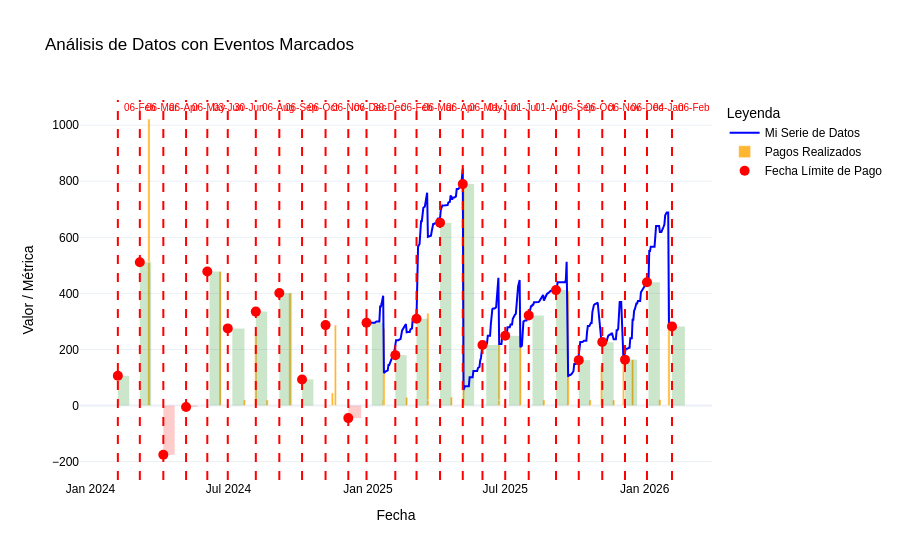

Notebook source saved alongside this figure:
### Code cell
AnalisisTarjeta.visualizar_tarjeta_pago(df_cuadrado,datos_tarjetas,pagos_tarjeta)

### Figure 1 — Plotly figure (JSON) as saved in the notebook; plotly's stock layout.template omitted (floating-point values rounded to 4 significant figures; data arrays with more than 128 entries replaced by an {"elided": "..."} marker saying what was removed)
{"data": [{"fill": "toself", "fillcolor": "green", "hoverinfo": "text", "line": {"width": 0}, "mode": "lines", "opacity": 0.2, "showlegend": false, "text": "Total: 106.22. Consumos : 83.14", "type": "scatter", "x": ["2024-02-06T00:00:00", "2024-02-21T00:00:00", "2024-02-21T00:00:00", "2024-02-06T00:00:00", "2024-02-06T00:00:00"], "y": [0, 0, 106.2, 106.2, 0]}, {"fill": "toself", "fillcolor": "green", "hoverinfo": "text", "line": {"width": 0}, "mode": "lines", "opacity": 0.2, "showlegend": false, "text": "Total: 510.98. Consumos : 533.39", "type": "scatter", "x": ["2024-03-06T00:00:00", "2024-03-21T00:00:00", "2024-03-21T00:00:00", "2024-03-06T00:00:00", "2024-03-06T00:00:00"], "y": [0, 0, 511.0, 511.0, 0]}, {"fill": "toself", "fillcolor": "red", "hoverinfo": "text", "line": {"width": 0}, "mode": "lines", "opacity": 0.2, "showlegend": false, "text": "Total: -175.44. Consumos : 340.3", "type": "scatter", "x": ["2024-04-06T00:00:00", "2024-04-21T00:00:00", "2024-04-21T00:00:00", "2024-04-06T00:00:00", "2024-04-06T00:00:00"], "y": [0, 0, -175.4, -175.4, 0]}, {"fill": "toself", "fillcolor": "red", "hoverinfo": "text", "line": {"width": 0}, "mode": "lines", "opacity": 0.2, "showlegend": false, "text": "Total: -4.98. Consumos : 165.94", "type": "scatter", "x": ["2024-05-06T00:00:00", "2024-05-21T00:00:00", "2024-05-21T00:00:00", "2024-05-06T00:00:00", "2024-05-06T00:00:00"], "y": [0, 0, -4.98, -4.98, 0]}, {"fill": "toself", "fillcolor": "green", "hoverinfo": "text", "line": {"width": 0}, "mode": "lines", "opacity": 0.2, "showlegend": false, "text": "Total: 478.28. Consumos : 475.29", "type": "scatter", "x": ["2024-06-06T00:00:00", "2024-06-21T00:00:00", "2024-06-21T00:00:00", "2024-06-06T00:00:00", "2024-06-06T00:00:00"], "y": [0, 0, 478.3, 478.3, 0]}, {"fill": "toself", "fillcolor": "green", "hoverinfo": "text", "line": {"width": 0}, "mode": "lines", "opacity": 0.2, "showlegend": false, "text": "Total: 275.16. Consumos : 270.52", "type": "scatter", "x": ["2024-07-06T00:00:00", "2024-07-22T00:00:00", "2024-07-22T00:00:00", "2024-07-06T00:00:00", "2024-07-06T00:00:00"], "y": [0, 0, 275.2, 275.2, 0]}, {"fill": "toself", "fillcolor": "green", "hoverinfo": "text", "line": {"width": 0}, "mode": "lines", "opacity": 0.2, "showlegend": false, "text": "Total: 335.02. Consumos : 327.91", "type": "scatter", "x": ["2024-08-06T00:00:00", "2024-08-21T00:00:00", "2024-08-21T00:00:00", "2024-08-06T00:00:00", "2024-08-06T00:00:00"], "y": [0, 0, 335.0, 335.0, 0]}, {"fill": "toself", "fillcolor": "green", "hoverinfo": "text", "line": {"width": 0}, "mode": "lines", "opacity": 0.2, "showlegend": false, "text": "Total: 401.21. Consumos : 73.82", "type": "scatter", "x": ["2024-09-06T00:00:00", "2024-09-23T00:00:00", "2024-09-23T00:00:00", "2024-09-06T00:00:00", "2024-09-06T00:00:00"], "y": [0, 0, 401.2, 401.2, 0]}, {"fill": "toself", "fillcolor": "green", "hoverinfo": "text", "line": {"width": 0}, "mode": "lines", "opacity": 0.2, "showlegend": false, "text": "Total: 93.12. Consumos : 87.72", "type": "scatter", "x": ["2024-10-06T00:00:00", "2024-10-21T00:00:00", "2024-10-21T00:00:00", "2024-10-06T00:00:00", "2024-10-06T00:00:00"], "y": [0, 0, 93.12, 93.12, 0]}, {"fill": "toself", "fillcolor": "green", "hoverinfo": "text", "line": {"width": 0}, "mode": "lines", "opacity": 0.2, "showlegend": false, "text": "Total: 286.98. Consumos : 161.36", "type": "scatter", "x": ["2024-11-06T00:00:00", "2024-11-06T00:00:00", "2024-11-06T00:00:00", "2024-11-06T00:00:00", "2024-11-06T00:00:00"], "y": [0, 0, 287.0, 287.0, 0]}, {"fill": "toself", "fillcolor": "red", "hoverinfo": "text", "line": {"width": 0}, "mode": "lines", "opacity": 0.2, "showlegend": false, "text": "Total: -44.69. Consumos : 0.0", "type": "scatter", "x": ["2024-12-06T00:00:00", "2024-12-23T00:00:00", "2024-12-23T00:00:00", "2024-12-06T00:00:00", "2024-12-06T00:00:00"], "y": [0, 0, -44.69, -44.69, 0]}, {"fill": "toself", "fillcolor": "green", "hoverinfo": "text", "line": {"width": 0}, "mode": "lines", "opacity": 0.2, "showlegend": false, "text": "Total: 295.27. Consumos : 339.51", "type": "scatter", "x": ["2025-01-06T00:00:00", "2025-01-21T00:00:00", "2025-01-21T00:00:00", "2025-01-06T00:00:00", "2025-01-06T00:00:00"], "y": [0, 0, 295.3, 295.3, 0]}, {"fill": "toself", "fillcolor": "green", "hoverinfo": "text", "line": {"width": 0}, "mode": "lines", "opacity": 0.2, "showlegend": false, "text": "Total: 179.82. Consumos : 155.86", "type": "scatter", "x": ["2025-02-06T00:00:00", "2025-02-21T00:00:00", "2025-02-21T00:00:00", "2025-02-06T00:00:00", "2025-02-06T00:00:00"], "y": [0, 0, 179.8, 179.8, 0]}, {"fill": "toself", "fillcolor": "green", "hoverinfo": "text", "line": {"width": 0}, "mode": "lines", "opacity": 0.2, "showlegend": false, "text": "Total: 309.55. Consumos : 153.85", "type": "scatter", "x": ["2025-03-06T00:00:00", "2025-03-21T00:00:00", "2025-03-21T00:00:00", "2025-03-06T00:00:00", "2025-03-06T00:00:00"], "y": [0, 0, 309.6, 309.6, 0]}, {"fill": "toself", "fillcolor": "green", "hoverinfo": "text", "line": {"width": 0}, "mode": "lines", "opacity": 0.2, "showlegend": false, "text": "Total: 652.38. Consumos : 665.14", "type": "scatter", "x": ["2025-04-06T00:00:00", "2025-04-21T00:00:00", "2025-04-21T00:00:00", "2025-04-06T00:00:00", "2025-04-06T00:00:00"], "y": [0, 0, 652.4, 652.4, 0]}, {"fill": "toself", "fillcolor": "green", "hoverinfo": "text", "line": {"width": 0}, "mode": "lines", "opacity": 0.2, "showlegend": false, "text": "Total: 789.73. Consumos : 155.84", "type": "scatter", "x": ["2025-05-06T00:00:00", "2025-05-21T00:00:00", "2025-05-21T00:00:00", "2025-05-06T00:00:00", "2025-05-06T00:00:00"], "y": [0, 0, 789.7, 789.7, 0]}, {"fill": "toself", "fillcolor": "green", "hoverinfo": "text", "line": {"width": 0}, "mode": "lines", "opacity": 0.2, "showlegend": false, "text": "Total: 216.1. Consumos : 206.06", "type": "scatter", "x": ["2025-06-06T00:00:00", "2025-06-23T00:00:00", "2025-06-23T00:00:00", "2025-06-06T00:00:00", "2025-06-06T00:00:00"], "y": [0, 0, 216.1, 216.1, 0]}, {"fill": "toself", "fillcolor": "green", "hoverinfo": "text", "line": {"width": 0}, "mode": "lines", "opacity": 0.2, "showlegend": false, "text": "Total: 248.82. Consumos : 261.62", "type": "scatter", "x": ["2025-07-06T00:00:00", "2025-07-21T00:00:00", "2025-07-21T00:00:00", "2025-07-06T00:00:00", "2025-07-06T00:00:00"], "y": [0, 0, 248.8, 248.8, 0]}, {"fill": "toself", "fillcolor": "green", "hoverinfo": "text", "line": {"width": 0}, "mode": "lines", "opacity": 0.2, "showlegend": false, "text": "Total: 321.54. Consumos : 334.09", "type": "scatter", "x": ["2025-08-06T00:00:00", "2025-08-21T00:00:00", "2025-08-21T00:00:00", "2025-08-06T00:00:00", "2025-08-06T00:00:00"], "y": [0, 0, 321.5, 321.5, 0]}, {"fill": "toself", "fillcolor": "green", "hoverinfo": "text", "line": {"width": 0}, "mode": "lines", "opacity": 0.2, "showlegend": false, "text": "Total: 411.77. Consumos : 102.04", "type": "scatter", "x": ["2025-09-06T00:00:00", "2025-09-22T00:00:00", "2025-09-22T00:00:00", "2025-09-06T00:00:00", "2025-09-06T00:00:00"], "y": [0, 0, 411.8, 411.8, 0]}, {"fill": "toself", "fillcolor": "green", "hoverinfo": "text", "line": {"width": 0}, "mode": "lines", "opacity": 0.2, "showlegend": false, "text": "Total: 161.95. Consumos : 155.4", "type": "scatter", "x": ["2025-10-06T00:00:00", "2025-10-21T00:00:00", "2025-10-21T00:00:00", "2025-10-06T00:00:00", "2025-10-06T00:00:00"], "y": [0, 0, 161.9, 161.9, 0]}, {"fill": "toself", "fillcolor": "green", "hoverinfo": "text", "line": {"width": 0}, "mode": "lines", "opacity": 0.2, "showlegend": false, "text": "Total: 226.37. Consumos : 223.42", "type": "scatter", "x": ["2025-11-06T00:00:00", "2025-11-21T00:00:00", "2025-11-21T00:00:00", "2025-11-06T00:00:00", "2025-11-06T00:00:00"], "y": [0, 0, 226.4, 226.4, 0]}, {"fill": "toself", "fillcolor": "green", "hoverinfo": "text", "line": {"width": 0}, "mode": "lines", "opacity": 0.2, "showlegend": false, "text": "Total: 163.72. Consumos : 160.91", "type": "scatter", "x": ["2025-12-06T00:00:00", "2025-12-22T00:00:00", "2025-12-22T00:00:00", "2025-12-06T00:00:00", "2025-12-06T00:00:00"], "y": [0, 0, 163.7, 163.7, 0]}, {"fill": "toself", "fillcolor": "green", "hoverinfo": "text", "line": {"width": 0}, "mode": "lines", "opacity": 0.2, "showlegend": false, "text": "Total: 439.79. Consumos : 433.89", "type": "scatter", "x": ["2026-01-06T00:00:00", "2026-01-21T00:00:00", "2026-01-21T00:00:00", "2026-01-06T00:00:00", "2026-01-06T00:00:00"], "y": [0, 0, 439.8, 439.8, 0]}, {"fill": "toself", "fillcolor": "green", "hoverinfo": "text", "line": {"width": 0}, "mode": "lines", "opacity": 0.2, "showlegend": false, "text": "Total: 282.28. Consumos : 257.63", "type": "scatter", "x": ["2026-02-06T00:00:00", "2026-02-23T00:00:00", "2026-02-23T00:00:00", "2026-02-06T00:00:00", "2026-02-06T00:00:00"], "y": [0, 0, 282.3, 282.3, 0]}, {"line": {"color": "blue", "width": 2}, "mode": "lines", "name": "Mi Serie de Datos", "type": "scatter", "x": {"elided": "297 str values"}, "y": {"elided": "297 float values"}}, {"marker": {"color": "orange"}, "name": "Pagos Realizados", "opacity": 0.8, "type": "bar", "width": 259200000, "x": ["2024-03-18", "2024-03-18", "2024-06-20", "2024-07-22", "2024-08-06", "2024-08-21", "2024-09-20", "2024-11-15", "2024-11-19", "2025-01-21", "2025-01-22", "2025-02-21", "2025-03-21", "2025-03-21", "2025-04-21", "2025-05-07", "2025-06-23", "2025-06-23", "2025-07-21", "2025-07-21", "2025-08-21", "2025-09-22", "2025-10-21", "2025-11-05", "2025-11-21", "2025-12-04", "2025-12-16", "2026-01-21", "2026-02-02"], "y": [511.0, 511.0, 478.3, 20, 255.2, 20, 401.2, 45.11, 287.0, 20, 275.3, 29.52, 20, 309.6, 30.27, 789.7, 20, 216.1, 248.8, 20, 20, 409.7, 20, 141.9, 20, 206.4, 163.7, 21.39, 418.4]}, {"marker": {"color": "red", "size": 10}, "mode": "markers", "name": "Fecha Límite de Pago", "type": "scatter", "x": ["2024-02-06T00:00:00.000000000", "2024-03-06T00:00:00.000000000", "2024-04-06T00:00:00.000000000", "2024-05-06T00:00:00.000000000", "2024-06-03T00:00:00.000000000", "2024-06-30T00:00:00.000000000", "2024-08-06T00:00:00.000000000", "2024-09-06T00:00:00.000000000", "2024-10-06T00:00:00.000000000", "2024-11-06T00:00:00.000000000", "2024-12-06T00:00:00.000000000", "2024-12-30T00:00:00.000000000", "2025-02-06T00:00:00.000000000", "2025-03-06T00:00:00.000000000", "2025-04-06T00:00:00.000000000", "2025-05-06T00:00:00.000000000", "2025-06-01T00:00:00.000000000", "2025-07-01T00:00:00.000000000", "2025-08-01T00:00:00.000000000", "2025-09-06T00:00:00.000000000", "2025-10-06T00:00:00.000000000", "2025-11-06T00:00:00.000000000", "2025-12-06T00:00:00.000000000", "2026-01-04T00:00:00.000000000", "2026-02-06T00:00:00.000000000"], "y": [106.2, 511.0, -175.4, -4.98, 478.3, 275.2, 335.0, 401.2, 93.12, 287.0, -44.69, 295.3, 179.8, 309.6, 652.4, 789.7, 216.1, 248.8, 321.5, 411.8, 161.9, 226.4, 163.7, 439.8, 282.3]}], "layout": {"annotations": [{"font": {"color": "red", "size": 10}, "showarrow": false, "text": "06-Feb", "x": "2024-02-06T00:00:00", "xanchor": "left", "xshift": 4, "y": 1, "yref": "paper"}, {"font": {"color": "red", "size": 10}, "showarrow": false, "text": "06-Mar", "x": "2024-03-06T00:00:00", "xanchor": "left", "xshift": 4, "y": 1, "yref": "paper"}, {"font": {"color": "red", "size": 10}, "showarrow": false, "text": "06-Apr", "x": "2024-04-06T00:00:00", "xanchor": "left", "xshift": 4, "y": 1, "yref": "paper"}, {"font": {"color": "red", "size": 10}, "showarrow": false, "text": "06-May", "x": "2024-05-06T00:00:00", "xanchor": "left", "xshift": 4, "y": 1, "yref": "paper"}, {"font": {"color": "red", "size": 10}, "showarrow": false, "text": "03-Jun", "x": "2024-06-03T00:00:00", "xanchor": "left", "xshift": 4, "y": 1, "yref": "paper"}, {"font": {"color": "red", "size": 10}, "showarrow": false, "text": "30-Jun", "x": "2024-06-30T00:00:00", "xanchor": "left", "xshift": 4, "y": 1, "yref": "paper"}, {"font": {"color": "red", "size": 10}, "showarrow": false, "text": "06-Aug", "x": "2024-08-06T00:00:00", "xanchor": "left", "xshift": 4, "y": 1, "yref": "paper"}, {"font": {"color": "red", "size": 10}, "showarrow": false, "text": "06-Sep", "x": "2024-09-06T00:00:00", "xanchor": "left", "xshift": 4, "y": 1, "yref": "paper"}, {"font": {"color": "red", "size": 10}, "showarrow": false, "text": "06-Oct", "x": "2024-10-06T00:00:00", "xanchor": "left", "xshift": 4, "y": 1, "yref": "paper"}, {"font": {"color": "red", "size": 10}, "showarrow": false, "text": "06-Nov", "x": "2024-11-06T00:00:00", "xanchor": "left", "xshift": 4, "y": 1, "yref": "paper"}, {"font": {"color": "red", "size": 10}, "showarrow": false, "text": "06-Dec", "x": "2024-12-06T00:00:00", "xanchor": "left", "xshift": 4, "y": 1, "yref": "paper"}, {"font": {"color": "red", "size": 10}, "showarrow": false, "text": "30-Dec", "x": "2024-12-30T00:00:00", "xanchor": "left", "xshift": 4, "y": 1, "yref": "paper"}, {"font": {"color": "red", "size": 10}, "showarrow": false, "text": "06-Feb", "x": "2025-02-06T00:00:00", "xanchor": "left", "xshift": 4, "y": 1, "yref": "paper"}, {"font": {"color": "red", "size": 10}, "showarrow": false, "text": "06-Mar", "x": "2025-03-06T00:00:00", "xanchor": "left", "xshift": 4, "y": 1, "yref": "paper"}, {"font": {"color": "red", "size": 10}, "showarrow": false, "text": "06-Apr", "x": "2025-04-06T00:00:00", "xanchor": "left", "xshift": 4, "y": 1, "yref": "paper"}, {"font": {"color": "red", "size": 10}, "showarrow": false, "text": "06-May", "x": "2025-05-06T00:00:00", "xanchor": "left", "xshift": 4, "y": 1, "yref": "paper"}, {"font": {"color": "red", "size": 10}, "showarrow": false, "text": "01-Jun", "x": "2025-06-01T00:00:00", "xanchor": "left", "xshift": 4, "y": 1, "yref": "paper"}, {"font": {"color": "red", "size": 10}, "showarrow": false, "text": "01-Jul", "x": "2025-07-01T00:00:00", "xanchor": "left", "xshift": 4, "y": 1, "yref": "paper"}, {"font": {"color": "red", "size": 10}, "showarrow": false, "text": "01-Aug", "x": "2025-08-01T00:00:00", "xanchor": "left", "xshift": 4, "y": 1, "yref": "paper"}, {"font": {"color": "red", "size": 10}, "showarrow": false, "text": "06-Sep", "x": "2025-09-06T00:00:00", "xanchor": "left", "xshift": 4, "y": 1, "yref": "paper"}, {"font": {"color": "red", "size": 10}, "showarrow": false, "text": "06-Oct", "x": "2025-10-06T00:00:00", "xanchor": "left", "xshift": 4, "y": 1, "yref": "paper"}, {"font": {"color": "red", "size": 10}, "showarrow": false, "text": "06-Nov", "x": "2025-11-06T00:00:00", "xanchor": "left", "xshift": 4, "y": 1, "yref": "paper"}, {"font": {"color": "red", "size": 10}, "showarrow": false, "text": "06-Dec", "x": "2025-12-06T00:00:00", "xanchor": "left", "xshift": 4, "y": 1, "yref": "paper"}, {"font": {"color": "red", "size": 10}, "showarrow": false, "text": "04-Jan", "x": "2026-01-04T00:00:00", "xanchor": "left", "xshift": 4, "y": 1, "yref": "paper"}, {"font": {"color": "red", "size": 10}, "showarrow": false, "text": "06-Feb", "x": "2026-02-06T00:00:00", "xanchor": "left", "xshift": 4, "y": 1, "yref": "paper"}], "font": {"color": "black", "family": "Arial, sans-serif", "size": 12}, "legend": {"title": {"text": "Leyenda"}}, "shapes": [{"line": {"color": "red", "dash": "dash", "width": 2}, "type": "line", "x0": "2024-02-06T00:00:00", "x1": "2024-02-06T00:00:00", "y0": 0, "y1": 1, "yref": "paper"}, {"line": {"color": "red", "dash": "dash", "width": 2}, "type": "line", "x0": "2024-03-06T00:00:00", "x1": "2024-03-06T00:00:00", "y0": 0, "y1": 1, "yref": "paper"}, {"line": {"color": "red", "dash": "dash", "width": 2}, "type": "line", "x0": "2024-04-06T00:00:00", "x1": "2024-04-06T00:00:00", "y0": 0, "y1": 1, "yref": "paper"}, {"line": {"color": "red", "dash": "dash", "width": 2}, "type": "line", "x0": "2024-05-06T00:00:00", "x1": "2024-05-06T00:00:00", "y0": 0, "y1": 1, "yref": "paper"}, {"line": {"color": "red", "dash": "dash", "width": 2}, "type": "line", "x0": "2024-06-03T00:00:00", "x1": "2024-06-03T00:00:00", "y0": 0, "y1": 1, "yref": "paper"}, {"line": {"color": "red", "dash": "dash", "width": 2}, "type": "line", "x0": "2024-06-30T00:00:00", "x1": "2024-06-30T00:00:00", "y0": 0, "y1": 1, "yref": "paper"}, {"line": {"color": "red", "dash": "dash", "width": 2}, "type": "line", "x0": "2024-08-06T00:00:00", "x1": "2024-08-06T00:00:00", "y0": 0, "y1": 1, "yref": "paper"}, {"line": {"color": "red", "dash": "dash", "width": 2}, "type": "line", "x0": "2024-09-06T00:00:00", "x1": "2024-09-06T00:00:00", "y0": 0, "y1": 1, "yref": "paper"}, {"line": {"color": "red", "dash": "dash", "width": 2}, "type": "line", "x0": "2024-10-06T00:00:00", "x1": "2024-10-06T00:00:00", "y0": 0, "y1": 1, "yref": "paper"}, {"line": {"color": "red", "dash": "dash", "width": 2}, "type": "line", "x0": "2024-11-06T00:00:00", "x1": "2024-11-06T00:00:00", "y0": 0, "y1": 1, "yref": "paper"}, {"line": {"color": "red", "dash": "dash", "width": 2}, "type": "line", "x0": "2024-12-06T00:00:00", "x1": "2024-12-06T00:00:00", "y0": 0, "y1": 1, "yref": "paper"}, {"line": {"color": "red", "dash": "dash", "width": 2}, "type": "line", "x0": "2024-12-30T00:00:00", "x1": "2024-12-30T00:00:00", "y0": 0, "y1": 1, "yref": "paper"}, {"line": {"color": "red", "dash": "dash", "width": 2}, "type": "line", "x0": "2025-02-06T00:00:00", "x1": "2025-02-06T00:00:00", "y0": 0, "y1": 1, "yref": "paper"}, {"line": {"color": "red", "dash": "dash", "width": 2}, "type": "line", "x0": "2025-03-06T00:00:00", "x1": "2025-03-06T00:00:00", "y0": 0, "y1": 1, "yref": "paper"}, {"line": {"color": "red", "dash": "dash", "width": 2}, "type": "line", "x0": "2025-04-06T00:00:00", "x1": "2025-04-06T00:00:00", "y0": 0, "y1": 1, "yref": "paper"}, {"line": {"color": "red", "dash": "dash", "width": 2}, "type": "line", "x0": "2025-05-06T00:00:00", "x1": "2025-05-06T00:00:00", "y0": 0, "y1": 1, "yref": "paper"}, {"line": {"color": "red", "dash": "dash", "width": 2}, "type": "line", "x0": "2025-06-01T00:00:00", "x1": "2025-06-01T00:00:00", "y0": 0, "y1": 1, "yref": "paper"}, {"line": {"color": "red", "dash": "dash", "width": 2}, "type": "line", "x0": "2025-07-01T00:00:00", "x1": "2025-07-01T00:00:00", "y0": 0, "y1": 1, "yref": "paper"}, {"line": {"color": "red", "dash": "dash", "width": 2}, "type": "line", "x0": "2025-08-01T00:00:00", "x1": "2025-08-01T00:00:00", "y0": 0, "y1": 1, "yref": "paper"}, {"line": {"color": "red", "dash": "dash", "width": 2}, "type": "line", "x0": "2025-09-06T00:00:00", "x1": "2025-09-06T00:00:00", "y0": 0, "y1": 1, "yref": "paper"}, {"line": {"color": "red", "dash": "dash", "width": 2}, "type": "line", "x0": "2025-10-06T00:00:00", "x1": "2025-10-06T00:00:00", "y0": 0, "y1": 1, "yref": "paper"}, {"line": {"color": "red", "dash": "dash", "width": 2}, "type": "line", "x0": "2025-11-06T00:00:00", "x1": "2025-11-06T00:00:00", "y0": 0, "y1": 1, "yref": "paper"}, {"line": {"color": "red", "dash": "dash", "width": 2}, "type": "line", "x0": "2025-12-06T00:00:00", "x1": "2025-12-06T00:00:00", "y0": 0, "y1": 1, "yref": "paper"}, {"line": {"color": "red", "dash": "dash", "width": 2}, "type": "line", "x0": "2026-01-04T00:00:00", "x1": "2026-01-04T00:00:00", "y0": 0, "y1": 1, "yref": "paper"}, {"line": {"color": "red", "dash": "dash", "width": 2}, "type": "line", "x0": "2026-02-06T00:00:00", "x1": "2026-02-06T00:00:00", "y0": 0, "y1": 1, "yref": "paper"}], "title": {"text": "Análisis de Datos con Eventos Marcados"}, "xaxis": {"title": {"text": "Fecha"}}, "yaxis": {"title": {"text": "Valor / Métrica"}}}}
